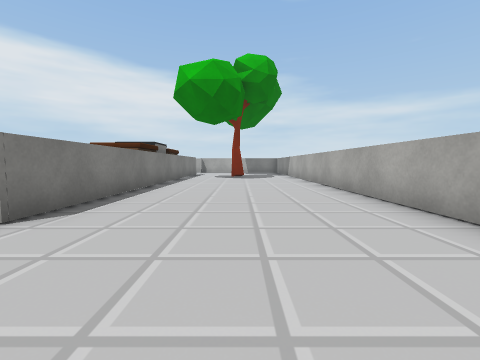
View 1 (above)

17 first-person views from a walk through a Unity game level. The camera is 0.68 m above the floor, tilts 4° down and sees 90° across. The floor is counted in squares, 1 m on a side. Each view is taken from the middle of a square. On the plan, view 1 faces up. The plan holds only what a view shows up to about 9 squares ahead; the rest is blank. The place goes on beyond the plan. The player is left out. Some animated figures are left out. Some surface patterns are stand-ins.

View 2
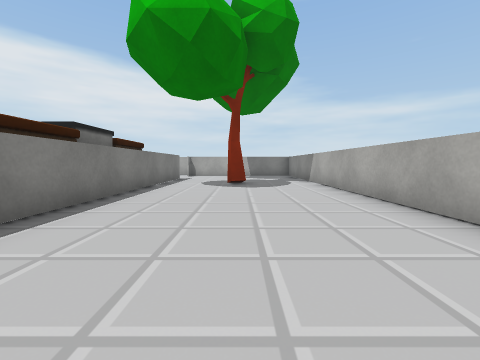

View 3
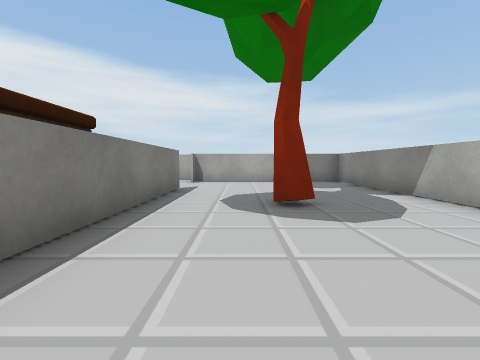

View 4
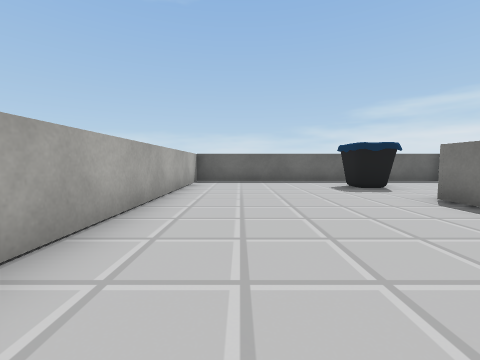

View 5
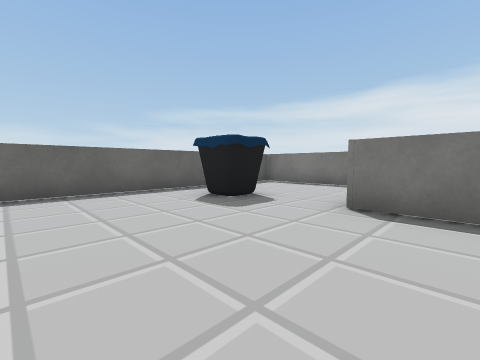

View 6
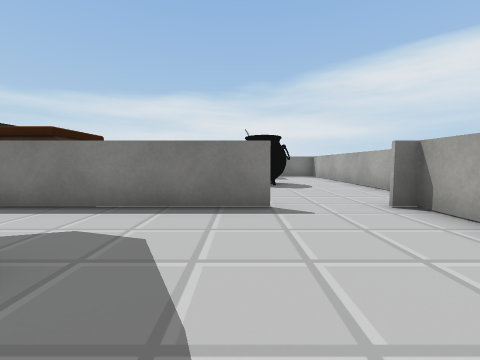

View 7
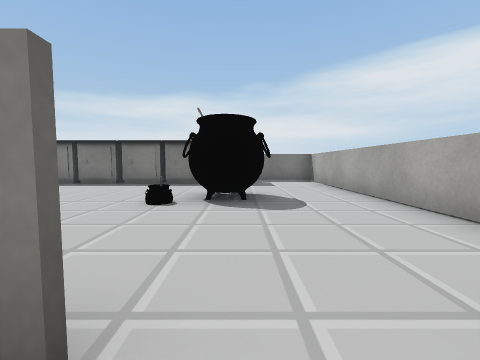

View 8
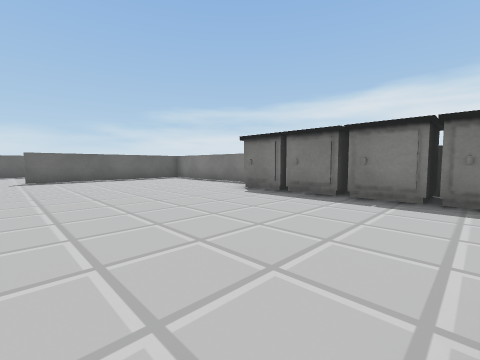

View 9
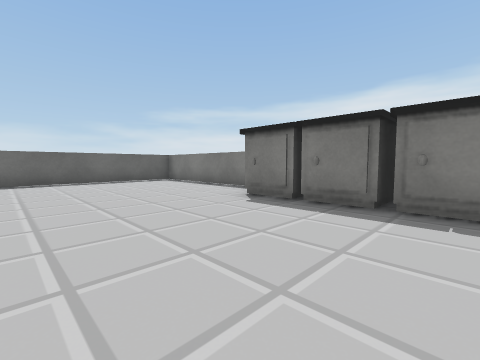

View 10
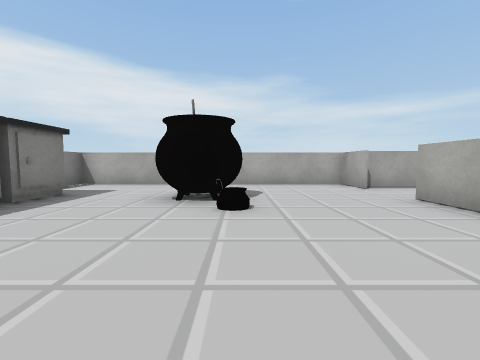

View 11
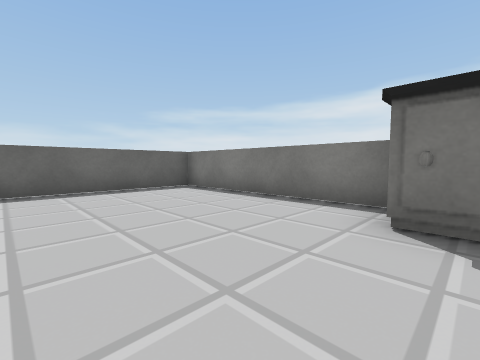

View 12
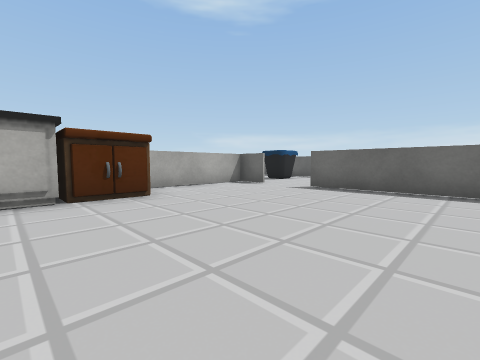

View 13
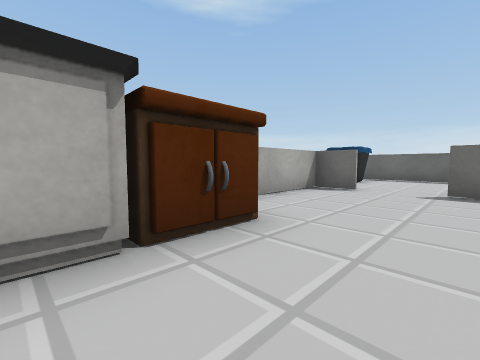

View 14
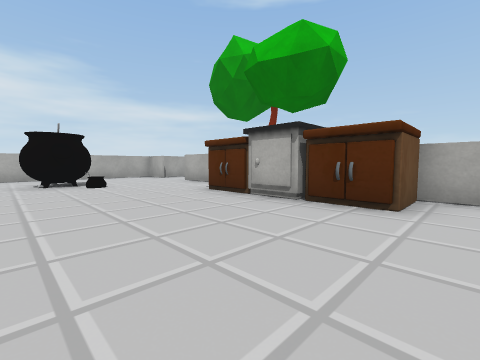

View 15
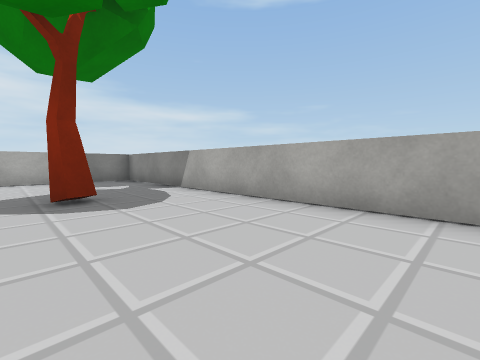

View 16
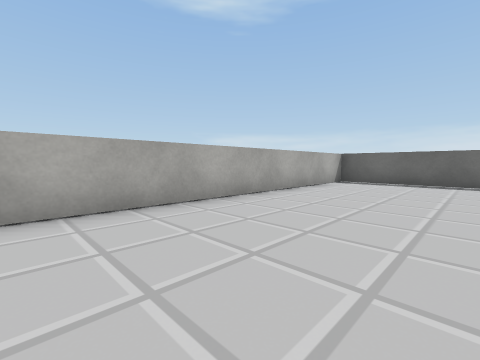

View 17
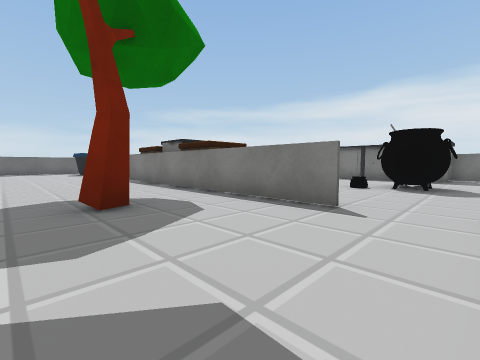

### Floor plan
Points are (right, up) in squares from view 1. A wall is a line through its corners. A room is listed if a view was taken in it or the views show most of it. See-through windows are left out.
Room 1 (views 1, 2, 3, 4, 5, 6, 7, 15, 16, 17)
walls: (-2.6, 7.6) (-2.6, 2.5); (-2.7, 12.9) (-2.7, 14.5); (-2.6, 14.5) (-2.6, 9.4); (-2.7, 16.2) (-2.7, 17.7) (-7.4, 17.7); (-6.3, 1.2) (-6.3, -1.8) (2.6, -1.8) (2.6, 16.7) (-2.6, 16.7) (-2.6, 16.2); (-6.8, 15.5) (-6.3, 15.4); (-6.7, 15.6) (-6.2, 15.2)
ways out: opening at (-6.5, 16.5) to room 2; opening at (-4.5, 2) to room 2; opening at (-4.5, 14.5) to room 2
objects: table (-4, 8) to (-3, 9); other object (-3, 0) to (-2, 0); other object (0, 12)
Room 2 (views 8, 9, 10, 11, 12, 13, 14)
walls: (-11.1, 8.1) (-11.1, 2.7) (-5.5, 2.7); (-6.8, 14) (-7.3, 14.1); (-6.6, 14) (-7.1, 14); (-3.9, 2.7) (-2.7, 2.7) (-2.7, 6.9); (-7.4, 17.7) (-11.1, 17.7) (-11.1, 15.2)
ways out: opening at (-6.5, 16.5) to room 1; opening at (-4.5, 2) to room 1; opening at (-4.5, 14.5) to room 1
objects: table (-11, 9) to (-10, 9); table (-11, 12) to (-10, 12); table (-11, 13) to (-10, 13); table (-10, 10) to (-10, 11); table (-10, 14) to (-10, 15); cauldron (-6, 14); counter (-4, 7) to (-4, 8); counter (-4, 10) to (-4, 11)

Positions as (right, up) in squares from view 1, and headings:
1: (0, 0), facing up
2: (0, 4), facing up
3: (-1, 8), facing up
4: (1, 7), facing down
5: (1, 4), facing down-left
6: (1, 14), facing left
7: (-2, 15), facing left
8: (-5, 13), facing down-left
9: (-6, 12), facing down-left
10: (-6, 10), facing up
11: (-7, 9), facing down-left
12: (-9, 9), facing down-right
13: (-6, 9), facing down-right
14: (-8, 6), facing up-right
15: (-1, 7), facing up-right
16: (-1, 7), facing down-right
17: (1, 16), facing down-left
